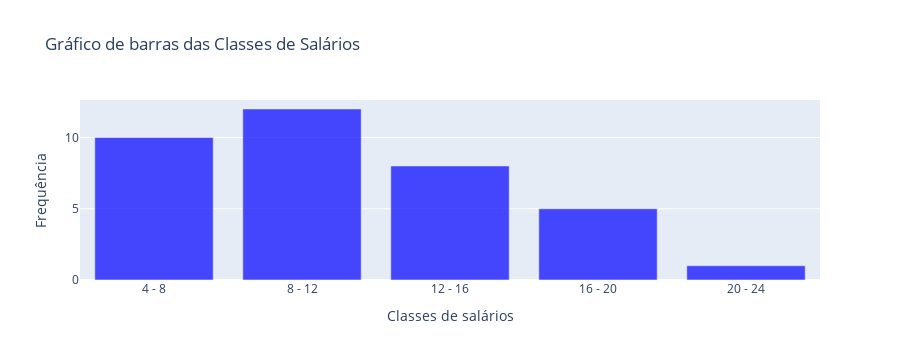

This figure's notebook cell:
### Code cell
## plotly
import plotly.graph_objects as go

fig = go.Figure(data=[go.Bar(x=df['Classes de salários'], y=df['Frequência'], marker=dict(color='blue', opacity=0.7))])
fig.update_layout(
    title="Gráfico de barras das Classes de Salários",
    xaxis_title="Classes de salários",
    yaxis_title="Frequência",
    xaxis=dict(tickmode='array', tickvals=df['Classes de salários'])
    #template='plotly_dark'  # Um tema para melhorar a aparência
)

### Figure 1 — Plotly figure (JSON) as saved in the notebook; plotly's stock layout.template omitted (floating-point values rounded to 4 significant figures)
{"data": [{"marker": {"color": "blue", "opacity": 0.7}, "type": "bar", "x": ["4 - 8", "8 - 12", "12 - 16", "16 - 20", "20 - 24"], "y": [10, 12, 8, 5, 1]}], "layout": {"height": 360, "title": {"text": "Gráfico de barras das Classes de Salários"}, "xaxis": {"autorange": true, "range": [-0.5, 4.5], "tickmode": "array", "tickvals": ["4 - 8", "8 - 12", "12 - 16", "16 - 20", "20 - 24"], "title": {"text": "Classes de salários"}, "type": "category"}, "yaxis": {"autorange": true, "range": [0, 12.63], "title": {"text": "Frequência"}, "type": "linear"}}}
